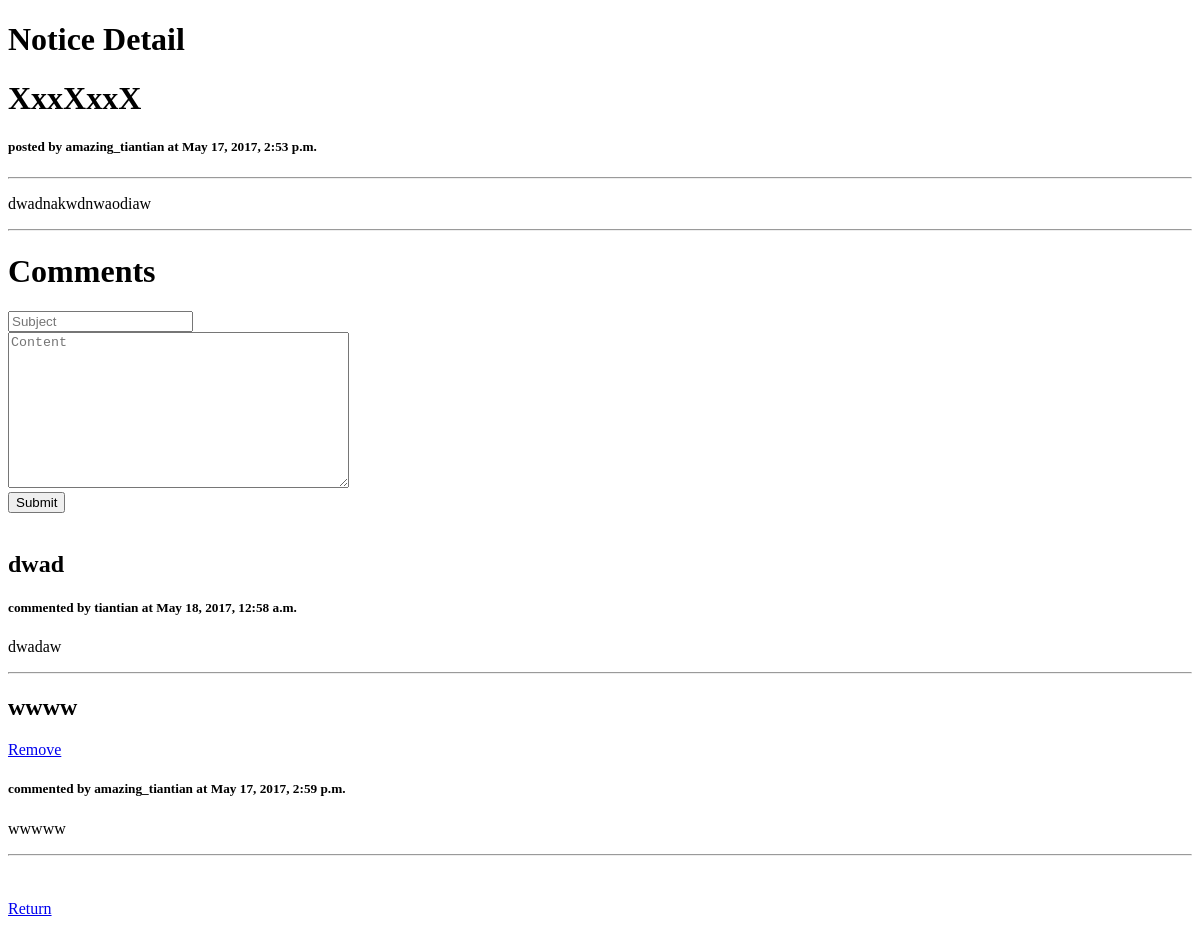
Page /n/notice/13/ (signed in) on the earlier database version.
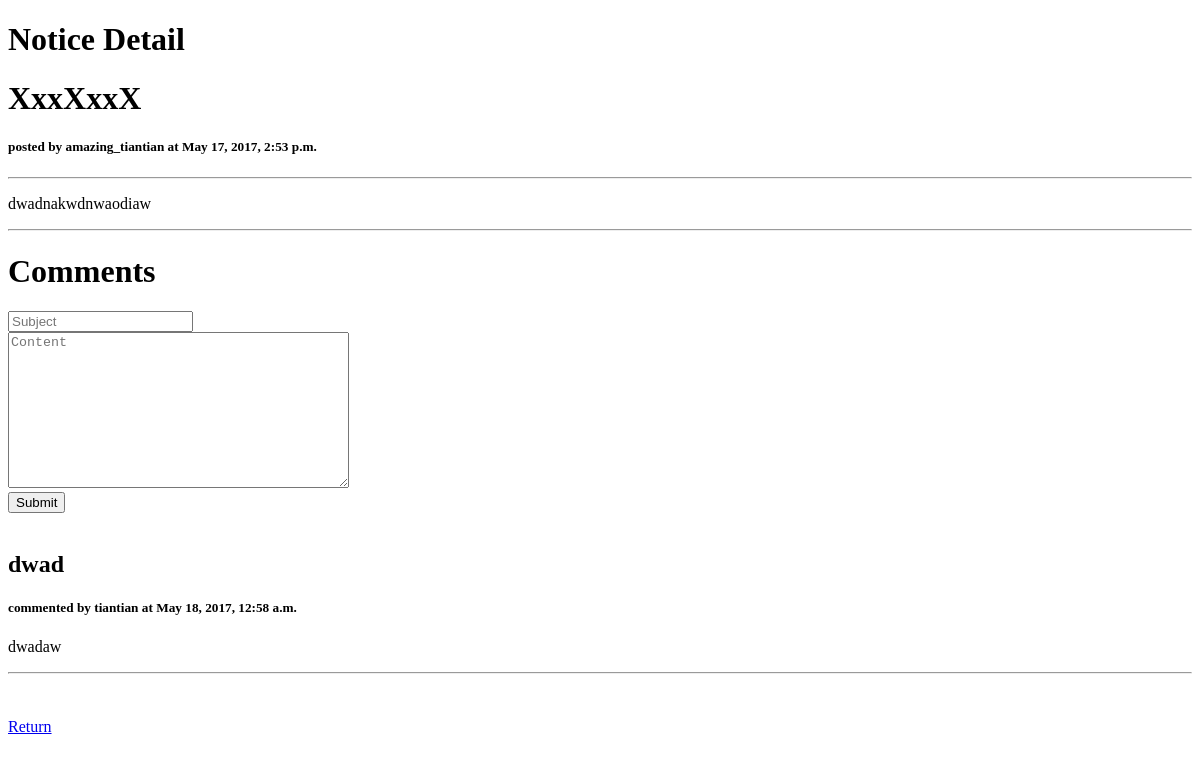
Same page on the later database version.
### notice/models.py (models this page shows, shortened)
class Comment(models.Model):
    belong_to = models.ForeignKey(Notice, related_name='comment_belong_to')
    subject = models.CharField(max_length=30)
    author = models.ForeignKey(User)
    content = models.TextField(max_length=255)
    date_created = models.DateTimeField(auto_now_add=True)
    class Meta:
        ordering = ['-date_created']

### notice/views.py (the view, shortened to what this page needs)
# urls.py: url(r'^notice/(?P<nid>[0-9]+)/$', views.get_notice_detail_and_comment, name='browse_notice'),
@login_required
def get_notice_detail_and_comment(request, nid):
    if request.method == 'GET':
        c_form = CommentForm()
        notice = Notice.objects.get(pk=nid)
        comment_list = Comment.objects.filter(belong_to=notice)
        return render(request, 'notice/notice_detail.html', {'notice': notice, 'comment_list': comment_list, 'c_form': c_form})

### notice/forms.py
class CommentForm(forms.Form):
    subject = forms.CharField(widget=forms.TextInput(attrs={'placeholder': 'Subject'}))
    content = forms.CharField(widget=forms.Textarea(attrs={'placeholder': 'Content'}))

### templates/notice/notice_detail.html (shortened to what this page needs)
{% extends 'base.html' %}
{% block subject %}Notice Detail{% endblock %}
{% block content %}
<body>
    <h1>{{ notice.title }}</h1>
    <h5>posted by {{ notice.author }} at {{ notice.date_created }}</h5>
    <hr>
    <p>{{ notice.content }}</p>
    <hr>
    <h1>Comments</h1>
    <form action="/n/notice/{{ notice.pk }}/" method="post">
        <div>
            {{ c_form.subject }}
        </div>
        <div>
            {{ c_form.content }}
        </div>
        <button type="submit">Submit</button>
    </form>
    <br>
    {% for comment in comment_list %}
    <div>
        <h2>{{ comment.subject }}</h2>
        {% if request.user.username == comment.author.username %}
        <a href="/n/remove_comment/{{ comment.pk }}/">Remove</a>
        {% endif %}
        <h5>commented by {{ comment.author }} at {{ comment.date_created }}</h5>
        <p>{{ comment.content }}</p>
    </div>
    <hr>
    {% endfor %}
    <br>
    <br>
</body>
{% endblock %}

Differences in the rows shown:
removed Comment: subject "wwww", author "amazing_tiantian", date_created "May 17, 2017, 2:59 p.m.", content "wwwww"
